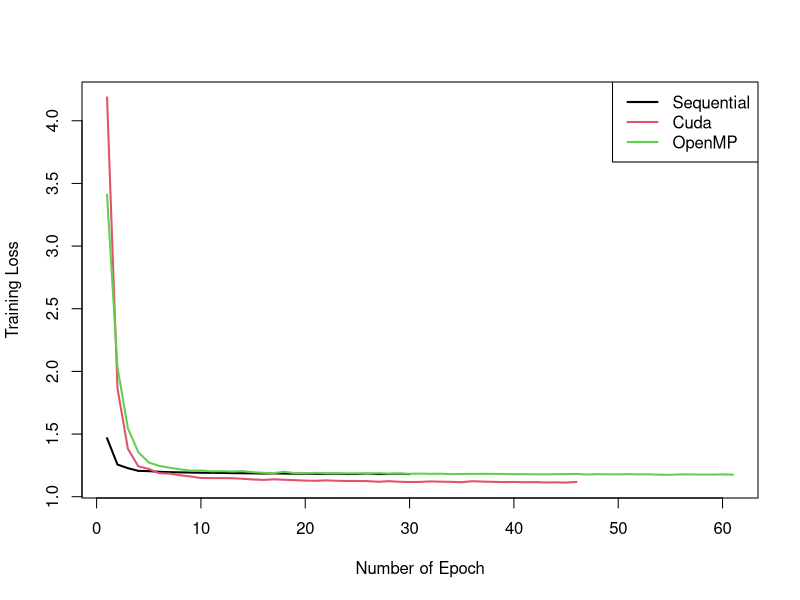
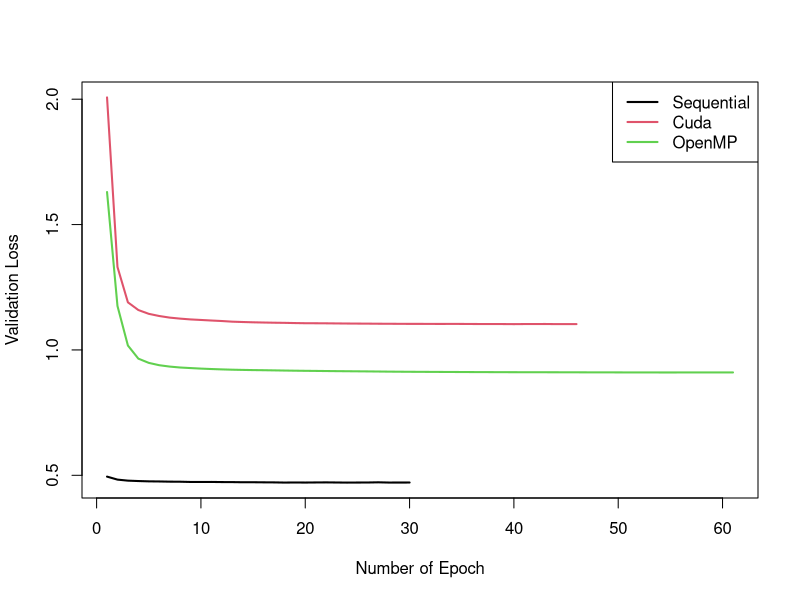
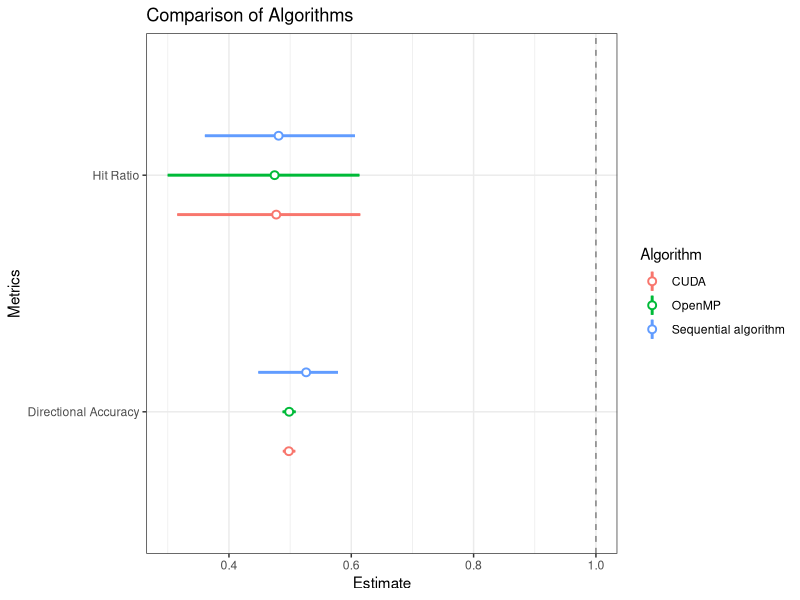
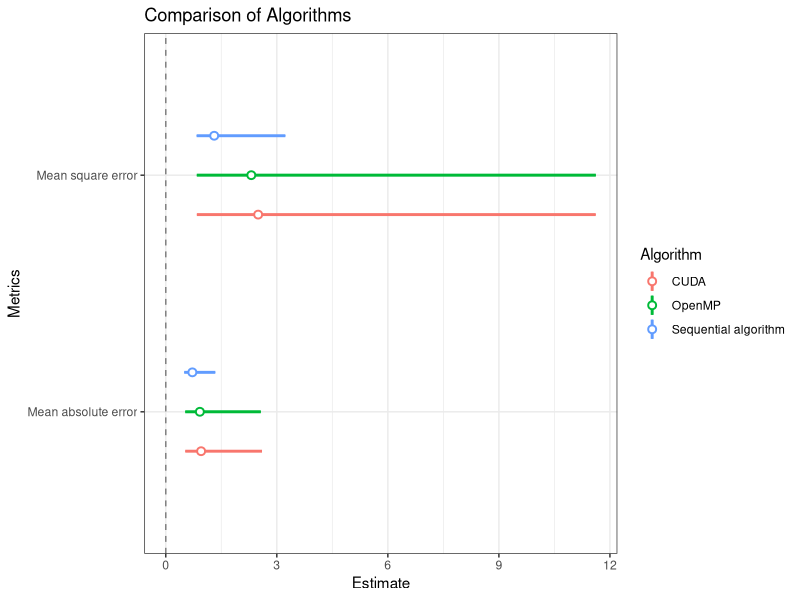
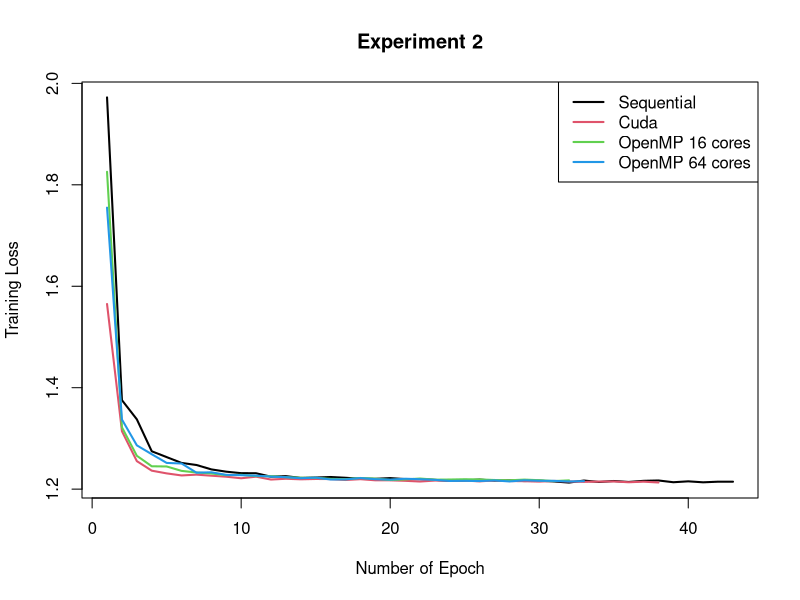
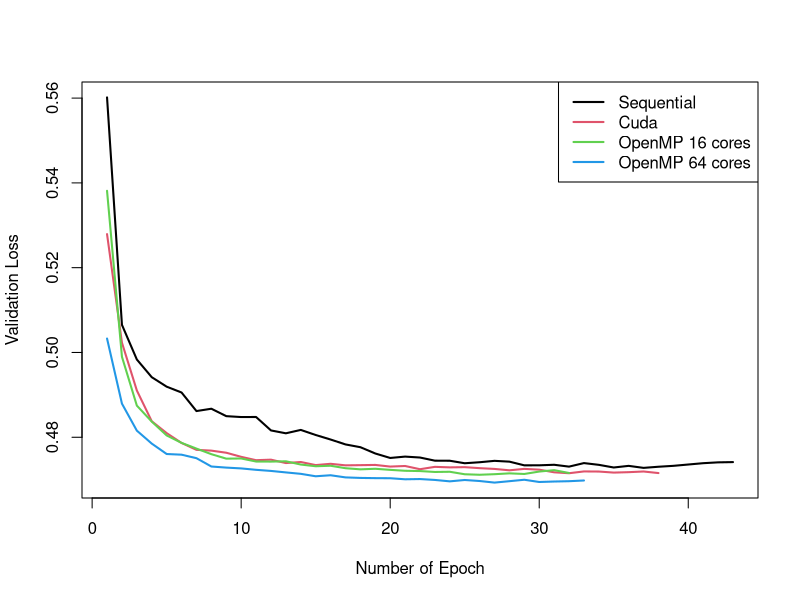
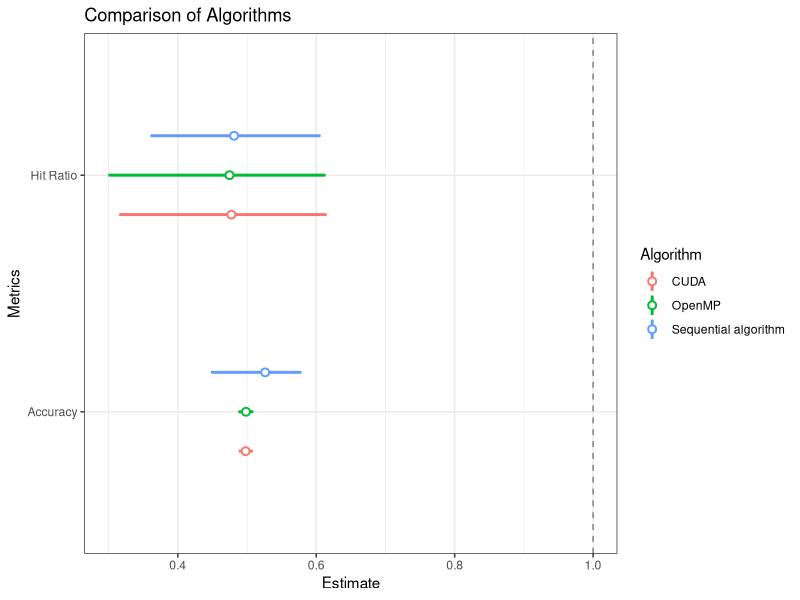
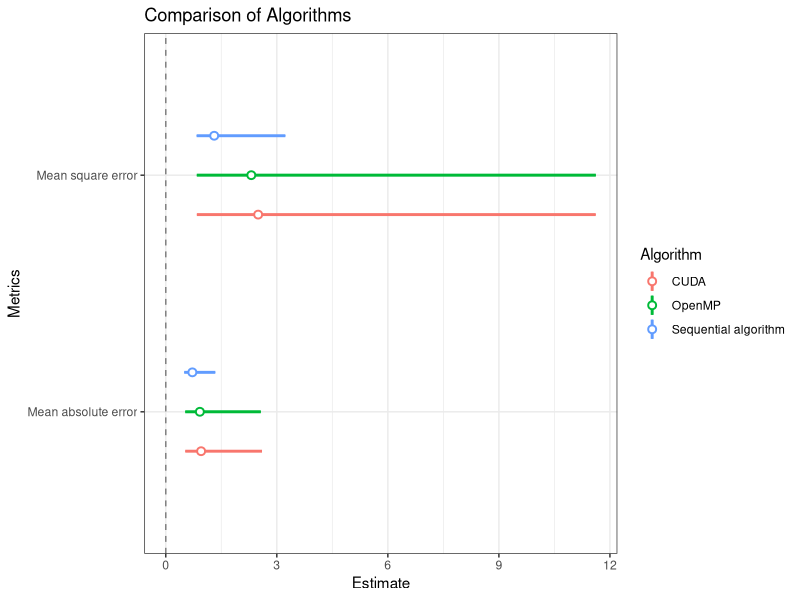

These figures' R source, in order:
library(ggplot2)


#### Experiment 2
# Cuda
cuda_loss = c(4.1864476875070498, 1.865434858882016, 1.3818578036667259, 1.2421049187369453, 1.2219228250183762, 1.1873860242316081, 1.1846561050447364, 1.1710844644701346, 1.1613778645745194, 1.1493520467384983, 1.1486139531994601, 1.1486329878652393, 1.1475968786482387, 1.1430827979061242, 1.1375225084927636, 1.134093707839813, 1.1387619425528999, 1.1353218764150035, 1.1320594642265562, 1.1284367749675048, 1.1269697379726504, 1.1305691111583789, 1.1270616333844874, 1.125361624011326, 1.1253850482175052, 1.1243962485015861, 1.1191883372933205, 1.1238793118627746, 1.1193141058414389, 1.1171560023823144, 1.1182097850154187, 1.121804613509872, 1.1199013876335144, 1.1185683033323097, 1.11573777934897, 1.1236124903395484, 1.1206623345307904, 1.1186482728350902, 1.1164625420447942, 1.1176355209060467, 1.1155702649067138, 1.1163384416640567, 1.1138471192287678, 1.1146196820818564, 1.1126506529201059, 1.1180572273488592)
cuda_valLoss = c(2.0072012491365161, 1.3308836910046791, 1.1898811319972329, 1.1591923007800271, 1.1440527465374983, 1.1353673947055394, 1.1289888098861194, 1.1249343452515015, 1.1217366368113757, 1.119602660290955, 1.1173755876980003, 1.115369172348325, 1.1127866855196047, 1.1114358811086009, 1.1102419876317096, 1.1093661824310079, 1.1086304077492937, 1.1080767201068482, 1.1072314161641927, 1.1065888436355256, 1.1064304149340711, 1.1061709708013765, 1.1057600138026631, 1.1053760534462302, 1.1051187629984096, 1.1049061889609657, 1.1045773320584247, 1.1044010352942952, 1.1041781333938205, 1.1039768766847879, 1.1040470477323618, 1.1038473329880165, 1.1037193452330292, 1.1038674158954653, 1.1037646391479818, 1.1035288130780552, 1.1033619298081767, 1.1033607140430877, 1.1032467167565718, 1.1029506714939465, 1.1032993165730056, 1.103365499138711, 1.1034709673661451, 1.1030613779011762, 1.1030195132630107, 1.1031193078392363)

# OpenMP
mp_loss = c(3.409805499328495, 2.0337079029125276, 1.5451913123595069, 1.3552936724298799, 1.2728972357518087, 1.2456961537900491, 1.2316137226887975, 1.2183489820258353, 1.2080618803071406, 1.209092546010379, 1.2028831474236155, 1.2034926415297875, 1.2009666071696945, 1.2045347089788063, 1.195355041361837, 1.1905411621764821, 1.1889835069183778, 1.1995746627337609, 1.1877190333818461, 1.1885992504764276, 1.1906814916074686, 1.1869440702510763, 1.1869371517079734, 1.1860882184857202, 1.1865020210930235, 1.1835623651467666, 1.188523046122437, 1.1839494765506904, 1.1849036131478115, 1.1829119670917378, 1.1842800715335111, 1.1825723377246693, 1.183171790703385, 1.1805147800533642, 1.1816079980912284, 1.1821375514893055, 1.1822203703123011, 1.1821855230560121, 1.1812465252204321, 1.1794313417936864, 1.1799459516441466, 1.1786493128027495, 1.1781632999183465, 1.1799440962633292, 1.1802756407484949, 1.1817571476610744, 1.1770997101316492, 1.1797952996796546, 1.1784367299708216, 1.1781393873541044, 1.1803253505121054, 1.1778135736274897, 1.17867548796456, 1.1754595773440883, 1.1750561496623744, 1.17803274252265, 1.1777494710417644, 1.1766771836438812, 1.1766679941794698, 1.1781972104356953, 1.175555417132816)
mp_valLoss = c(1.6298283404392615, 1.1753905509254239, 1.0176372539993062, 0.96532787597207692, 0.94844931893250128, 0.93913087762844272, 0.93368505748883213, 0.92997611132527724, 0.92775612275748287, 0.92558836551166634, 0.92390562521728647, 0.92244193338612623, 0.92123467826875582, 0.92038285499990935, 0.91966368708922397, 0.91918197535773694, 0.91854219077522981, 0.91785437923009339, 0.91724137250385784, 0.91675353635977341, 0.91634755355145958, 0.91588754215227552, 0.91546032284122936, 0.91510684419106481, 0.91476105587315215, 0.91440118710415441, 0.91397016953711019, 0.91352496006576867, 0.91319743603700221, 0.91291421910376114, 0.91271834276927122, 0.91251468274683034, 0.91230674486409125, 0.91215694978737261, 0.91195519406364878, 0.91176568359005294, 0.91164710373443814, 0.91148649137410342, 0.91132126241084155, 0.91123368906918234, 0.91115821116821361, 0.91109546341357983, 0.91103248408752879, 0.91096566063555484, 0.91087319096723918, 0.91079049476402485, 0.91066640074153704, 0.91058353788365509, 0.91054786495821471, 0.91045686744989196, 0.91035037323888057, 0.91032888888504815, 0.91033884744569837, 0.91021277530037403, 0.91016925783005453, 0.91026072373272238, 0.91040968139548906, 0.9103988734434032, 0.91033606786155896, 0.91030691268685626, 0.91032514469941084)

# Sequential
seq_loss = c(1.467226750576399, 1.2566617127965094, 1.227592972155267, 1.2063684877415637, 1.2040074260884357, 1.1987919677176107, 1.195884505251702, 1.1942001514571061, 1.1928672649287668, 1.1912332596730071, 1.1906490482401726, 1.1898255327043974, 1.1881590711205123, 1.1873432976330316, 1.1864135233988558, 1.1846658958874683, 1.1859736825636416, 1.1847755152395998, 1.1833160954726913, 1.1839680973678477, 1.1829111040301279, 1.1826227560994866, 1.1832826983235067, 1.1810990721456731, 1.1819049749174324, 1.1832260668327472, 1.1809163726262988, 1.1814110681224557, 1.1826615873223409, 1.1804102148464801)
seq_valLoss = c(0.49481278140265078, 0.4828631561382713, 0.47873092350538515, 0.47714450719708779, 0.47593886872077135, 0.47548079597033238, 0.47470596324081243, 0.47446334693730829, 0.4734875054622848, 0.47340528397491588, 0.47356588049924275, 0.47305363278632251, 0.47291309655212055, 0.47234009637566954, 0.47238303021720107, 0.47201324318371385, 0.47175889297041934, 0.47107977597056239, 0.47140009451055387, 0.47114632521214178, 0.47151265656474695, 0.47179093542625822, 0.47136645322030818, 0.47096903368299836, 0.47119108865358678, 0.47133221030925487, 0.47207262944999778, 0.47115223205233292, 0.47120055307217201, 0.47126707351627534)

n = max(length(cuda_loss), length(mp_loss), length(seq_loss))
epochs = 1:n
cuda_loss = c(cuda_loss, rep(NA,n-length(cuda_loss))); cuda_valLoss = c(cuda_valLoss, rep(NA,n-length(cuda_valLoss)))
mp_loss = c(mp_loss, rep(NA,n-length(mp_loss))); mp_valLoss = c(mp_valLoss, rep(NA,n-length(mp_valLoss)))
seq_loss = c(seq_loss, rep(NA,n-length(seq_loss))); seq_valLoss = c(seq_valLoss, rep(NA,n-length(seq_valLoss)))

### Plot training loss
png("images/ex2_trainingLoss_plot.png")
plot(epochs, seq_loss, type = "l", lwd = 2, ylim = c(min(cuda_loss, seq_loss, mp_loss, na.rm = T), 
                                                     max(cuda_loss, seq_loss, mp_loss, na.rm = T)),
     xlab = "Number of Epoch", ylab = "Training Loss")
lines(epochs, cuda_loss, col = 2, lwd = 2)
lines(epochs, mp_loss, col = 3, lwd = 2)
legend("topright", legend = c("Sequential","Cuda","OpenMP"), col = 1:3, lwd = 2)
dev.off()

### Plot validation loss
png("images/ex2_validationLoss_plot.png")
plot(epochs, seq_valLoss, type = "l", lwd = 2, ylim = c(min(cuda_valLoss, seq_valLoss, mp_valLoss, na.rm = T), 
                                                     max(cuda_valLoss, seq_valLoss, mp_valLoss, na.rm = T)),
     xlab = "Number of Epoch", ylab = "Validation Loss")
lines(epochs, cuda_valLoss, col = 2, lwd = 2)
lines(epochs, mp_valLoss, col = 3, lwd = 2)
legend("topright", legend = c("Sequential","Cuda","OpenMP"), col = 1:3, lwd = 2)
dev.off()

### Plot confidence intervals
xlabs = c("Directional Accuracy", "Hit Ratio")
model1Frame <- data.frame(Metrics = xlabs,
                          Estimate = c(0.526206383587, 0.481200997221),
                          LowBound = c(0.447980097266, 0.360623058689),
                          UpBound = c(0.578286811884,0.606076303744),
                          Algorithm = "Sequential algorithm")
model2Frame <- data.frame(Metrics = xlabs,
                          Estimate = c(0.498477323571, 0.474662530513),
                          LowBound = c(0.487695749441, 0.299806753458),
                          UpBound = c(0.509055318284,0.613303498779),
                          Algorithm = "OpenMP")
model3Frame <- data.frame(Metrics = xlabs,
                          Estimate = c(0.497902989628, 0.477295362083),
                          LowBound = c(0.488097417124, 0.315439381611),
                          UpBound = c(0.508445190157,0.614732506103),
                          Algorithm = "CUDA")
# Combine these data.frames
allModelFrame <- data.frame(rbind(model1Frame, model2Frame, model3Frame))  # etc.

# Plot
png("images/ex2_accuracyAndHitRatio.png")
zp1 <- ggplot(allModelFrame, aes(colour = Algorithm))
zp1 <- zp1 + geom_hline(yintercept = 1, colour = gray(1/2), lty = 2)
zp1 <- zp1 + geom_linerange(aes(x = Metrics, ymin = LowBound, ymax = UpBound),
                            lwd = 1, position = position_dodge(width = 1/2))
zp1 <- zp1 + geom_pointrange(aes(x = Metrics, y = Estimate, ymin = LowBound,
                                 ymax = UpBound),
                             lwd = 1/2, position = position_dodge(width = 1/2),
                             shape = 21, fill = "WHITE")
zp1 <- zp1 + coord_flip() + theme_bw()
zp1 <- zp1 + ggtitle("Comparison of Algorithms")
print(zp1)
dev.off()

# MSE and MAE
xlabs = c("Mean square error", "Mean absolute error")
model1Frame <- data.frame(Metrics = xlabs,
                          Estimate = c(1.3087405831, 0.718717655156),
                          LowBound = c(0.834318048764, 0.498239329293),
                          UpBound = c(3.23088638137,1.33780171462),
                          Algorithm = "Sequential algorithm")
model2Frame <- data.frame(Metrics = xlabs,
                          Estimate = c(2.31100024114, 0.921309528683),
                          LowBound = c(0.838316850733, 0.525500713845),
                          UpBound = c(11.6191188956,2.56798020843),
                          Algorithm = "OpenMP")
model3Frame <- data.frame(Metrics = xlabs,
                          Estimate = c(2.49617803848, 0.954769175157),
                          LowBound = c(0.840065719306, 0.526726699958),
                          UpBound = c(11.616296602,2.60011201977),
                          Algorithm = "CUDA")

allModelFrame <- data.frame(rbind(model1Frame, model2Frame, model3Frame))
png("images/ex2_MSEandMAE.png")
zp1 <- ggplot(allModelFrame, aes(colour = Algorithm))
zp1 <- zp1 + geom_hline(yintercept = 0, colour = gray(1/2), lty = 2)
zp1 <- zp1 + geom_linerange(aes(x = Metrics, ymin = LowBound, ymax = UpBound),
                            lwd = 1, position = position_dodge(width = 1/2))
zp1 <- zp1 + geom_pointrange(aes(x = Metrics, y = Estimate, ymin = LowBound,
                                 ymax = UpBound),
                             lwd = 1/2, position = position_dodge(width = 1/2),
                             shape = 21, fill = "WHITE")
zp1 <- zp1 + coord_flip() + theme_bw()
zp1 <- zp1 + ggtitle("Comparison of Algorithms")
print(zp1)
dev.off()

#### Experiment 4 Hessian-Free
# Cuda
cuda_loss = c(1.565016429669537, 1.3142119318509204, 1.2551753065905067, 1.2363958944996583, 1.2310365140047326, 1.2269748800435456, 1.2285545747348772, 1.2264781225384707, 1.2244665228628537, 1.2214250217058205, 1.2245545345452353, 1.2188701528651695, 1.2204451327851522, 1.2193338418194866, 1.2200314313782767, 1.2198468162222329, 1.21799619414597, 1.2196180421064133, 1.2174114943269241, 1.2173559003032828, 1.2164036436907666, 1.2149890678554578, 1.2168772177983904, 1.2166541055615452, 1.2168817204148785, 1.2153135794435574, 1.2172052857002038, 1.2159806417304881, 1.2156058380507047, 1.2148386708696708, 1.2161772875908676, 1.2151173406926352, 1.2143086288092924, 1.2148957654958379, 1.2151109878688886, 1.2135543054523235, 1.2146850180860977, 1.2130851431216265)
cuda_valLoss = c(0.52792000928096283, 0.50230332247836251, 0.49103443909711275, 0.48377753305269533, 0.4809806459760903, 0.4786507877502249, 0.47703165280365034, 0.47684796860429007, 0.47635053110077208, 0.47538334449137698, 0.47459120153934198, 0.47471490118485871, 0.47391448412480047, 0.47416459975714548, 0.47343613178818844, 0.473739285733279, 0.47337722522947234, 0.47342088158193496, 0.47347601625187086, 0.4730867660303027, 0.47322335275542582, 0.47246396795344542, 0.4730221190217746, 0.47290043518333913, 0.47294925593053372, 0.47271207399860682, 0.4725320589500977, 0.47220698851394471, 0.47254267545448292, 0.47235912153599219, 0.47173560271835741, 0.47151723020725211, 0.47194094529927211, 0.47191520277952498, 0.47166792566157045, 0.47176682953938143, 0.4719264926690187, 0.47155476320050538)

# OpenMP
mp16_loss = c(1.8256682226299268, 1.3218321030761921, 1.2657124283856664, 1.2450576970445988, 1.2446758356245708, 1.2359806746911757, 1.2327995006365047, 1.2308067089864558, 1.2274803584986917, 1.2281529920757266, 1.2256931520578924, 1.2254862473081536, 1.2234877650765004, 1.222465954715265, 1.22230380294795, 1.2202177972831092, 1.2196661715249548, 1.2219613972745367, 1.2206135170281565, 1.2180570547459779, 1.2191092211833121, 1.2208922621823304, 1.2186795921470781, 1.2189334816751773, 1.2194885603749495, 1.219105385616758, 1.21799163022785, 1.2173678800005683, 1.2187822072181209, 1.2176109915215927, 1.2158759172688585, 1.2172815214374351)
mp16_valLoss = c(0.53813304876600732, 0.49898632739075977, 0.48746870228432398, 0.48369317051175748, 0.48043168304840395, 0.47867560325757935, 0.4773257697572923, 0.47601104339683797, 0.47495464371299967, 0.47499653187282698, 0.47427813555822246, 0.47425931646245578, 0.47433484609522814, 0.47356637196858808, 0.47316551205248103, 0.47328172815031988, 0.47270214774044922, 0.47243443935932933, 0.47256570443024826, 0.47231214165923041, 0.47209625607184513, 0.47202766075193392, 0.47181600440661742, 0.47186066942183785, 0.47127355613140748, 0.4711564504907807, 0.47128856457771395, 0.47148704467096819, 0.47134156518943565, 0.47191179728006183, 0.47224349589400133, 0.47157388862622596)

mp64_loss = c(1.7550187717005425, 1.3372043929308384, 1.2863338827611859, 1.2687803906313047, 1.2516866095878798, 1.2505389827225866, 1.2324491081903677, 1.2331882422373137, 1.228118859881417, 1.2274813576059831, 1.226629631155399, 1.224632855637138, 1.2235712644111061, 1.2215129537049105, 1.2226333456524003, 1.2190010034634249, 1.2191487406390069, 1.2218399531949633, 1.2195936353029995, 1.2186986259135537, 1.2204855282749552, 1.2195856653854589, 1.218305425435289, 1.2161347397549827, 1.2164286388706929, 1.2159162988092647, 1.2171638241411322, 1.2151692403010967, 1.2174206298016363, 1.2164489898676445, 1.2162925097339354, 1.2151036434788884, 1.2157393443932973)
mp64_valLoss = c(0.50328868306403374, 0.48792955745233596, 0.48155884748501998, 0.4785042224337332, 0.47604977092709788, 0.47589097194504032, 0.47506386807354473, 0.47310093438038264, 0.47284475364555789, 0.47265371114094751, 0.47232114179007212, 0.47205939547306397, 0.47170986707622548, 0.47137489731585763, 0.47079992875295423, 0.47103924523029361, 0.47053394758297762, 0.47040960987016489, 0.47035830605217632, 0.47033661471978089, 0.47008837407798554, 0.47014465067969802, 0.46993221262074419, 0.46960238212379918, 0.46992023989855614, 0.46968216603656987, 0.46930815581851204, 0.4696393504015115, 0.46997840815299813, 0.46945107398927316, 0.46956127204392228, 0.46963667937369624, 0.46980342420584237)

# Sequential
seq_loss = c(1.9723429999831854, 1.3754175297541293, 1.3376061790873732, 1.2746191690035786, 1.2631476142623377, 1.2516381835924102, 1.24757458260081, 1.2388902119197949, 1.2344052253502342, 1.2314713024879129, 1.2312916304809511, 1.2245766827246856, 1.2256223406843572, 1.2220312692692488, 1.2227997502066035, 1.2239135339672698, 1.2224045311113421, 1.2205263670092839, 1.2203179959398138, 1.2217431497173559, 1.2197952987038321, 1.2196300642984097, 1.218200763487135, 1.2163162712640643, 1.2170532377295966, 1.218823976043516, 1.2166619603661122, 1.2171644744404224, 1.2159686780510564, 1.2165754117059069, 1.2151360172016969, 1.2128855662690399, 1.2169340714929759, 1.2140697671460263, 1.2160363069108724, 1.2141288989555696, 1.2163547446154634, 1.2170676779283789, 1.213590940320088, 1.2153712956613101, 1.2134358402317689, 1.2146660656217498, 1.2146773641786273)
seq_valLoss = c(0.56016299845728823, 0.50651573853875675, 0.49834189507708093, 0.49416927543146705, 0.49193217166315739, 0.49055695679911915, 0.48617929606304189, 0.48673111426473825, 0.48497859074499244, 0.48476902577526426, 0.48478194666236862, 0.48161094287429029, 0.4809356811512524, 0.48173419491048325, 0.48053195948139882, 0.47946715710980148, 0.47831131963166007, 0.4776552447294411, 0.47617238303652154, 0.47511809212124873, 0.47543930618032659, 0.47521927899783611, 0.47448014539867128, 0.47446282195278394, 0.4738721411857153, 0.47410916932133756, 0.47443809123822334, 0.47424937389127714, 0.47337661880164206, 0.47338586988829762, 0.47351091392893985, 0.47307537973239711, 0.47390855209646021, 0.47349646740896434, 0.4728694430051078, 0.47325409474112051, 0.47278013981117001, 0.47304726044039225, 0.47325925374419203, 0.47357266111323881, 0.4738842572091459, 0.47408273826055669, 0.47414244337372929)

n = max(length(cuda_loss), length(mp16_loss), length(mp16_loss), length(seq_loss))
epochs = 1:n
cuda_loss = c(cuda_loss, rep(NA,n-length(cuda_loss))); cuda_valLoss = c(cuda_valLoss, rep(NA,n-length(cuda_valLoss)))
mp16_loss = c(mp16_loss, rep(NA,n-length(mp16_loss))); mp16_valLoss = c(mp16_valLoss, rep(NA,n-length(mp16_valLoss)))
mp64_loss = c(mp64_loss, rep(NA,n-length(mp64_loss))); mp64_valLoss = c(mp64_valLoss, rep(NA,n-length(mp64_valLoss)))
seq_loss = c(seq_loss, rep(NA,n-length(seq_loss))); seq_valLoss = c(seq_valLoss, rep(NA,n-length(seq_valLoss)))

### Plot training loss
png("images/ex4_trainingLoss_plot.png")
plot(epochs, seq_loss, type = "l", lwd = 2, ylim = c(min(cuda_loss, seq_loss, mp16_loss, mp64_loss, na.rm = T), 
                                                     max(cuda_loss, seq_loss, mp16_loss, mp64_loss, na.rm = T)),
     xlab = "Number of Epoch", ylab = "Training Loss", main = "Experiment 2")
lines(epochs, cuda_loss, col = 2, lwd = 2)
lines(epochs, mp16_loss, col = 3, lwd = 2)
lines(epochs, mp64_loss, col = 4, lwd = 2)
legend("topright", legend = c("Sequential","Cuda","OpenMP 16 cores", "OpenMP 64 cores"), col = 1:4, lwd = 2)
dev.off()

### Plot validation loss
png("images/ex4_validationLoss_plot.png")
plot(epochs, seq_valLoss, type = "l", lwd = 2, ylim = c(min(cuda_valLoss, seq_valLoss, mp16_valLoss, mp64_valLoss, na.rm = T), 
                                                        max(cuda_valLoss, seq_valLoss, mp16_valLoss, mp64_valLoss, na.rm = T)),
     xlab = "Number of Epoch", ylab = "Validation Loss")
lines(epochs, cuda_valLoss, col = 2, lwd = 2)
lines(epochs, mp16_valLoss, col = 3, lwd = 2)
lines(epochs, mp64_valLoss, col = 4, lwd = 2)
legend("topright", legend = c("Sequential","Cuda","OpenMP 16 cores", "OpenMP 64 cores"), col = 1:4, lwd = 2)
dev.off()

### Plot confidence intervals
xlabs = c("Accuracy", "Hit Ratio")
model1Frame <- data.frame(Metrics = xlabs,
                          Estimate = c(0.526206383587, 0.481200997221),
                          LowBound = c(0.447980097266, 0.360623058689),
                          UpBound = c(0.578286811884,0.606076303744),
                          Algorithm = "Sequential algorithm")
model2Frame <- data.frame(Metrics = xlabs,
                          Estimate = c(0.498477323571, 0.474662530513),
                          LowBound = c(0.487695749441, 0.299806753458),
                          UpBound = c(0.509055318284,0.613303498779),
                          Algorithm = "OpenMP")
model3Frame <- data.frame(Metrics = xlabs,
                          Estimate = c(0.497902989628, 0.477295362083),
                          LowBound = c(0.488097417124, 0.315439381611),
                          UpBound = c(0.508445190157,0.614732506103),
                          Algorithm = "CUDA")
# Combine these data.frames
allModelFrame <- data.frame(rbind(model1Frame, model2Frame, model3Frame))  # etc.

# Plot
png("images/ex2_accuracyAndHitRatio.png")
zp1 <- ggplot(allModelFrame, aes(colour = Algorithm))
zp1 <- zp1 + geom_hline(yintercept = 1, colour = gray(1/2), lty = 2)
zp1 <- zp1 + geom_linerange(aes(x = Metrics, ymin = LowBound, ymax = UpBound),
                            lwd = 1, position = position_dodge(width = 1/2))
zp1 <- zp1 + geom_pointrange(aes(x = Metrics, y = Estimate, ymin = LowBound,
                                 ymax = UpBound),
                             lwd = 1/2, position = position_dodge(width = 1/2),
                             shape = 21, fill = "WHITE")
zp1 <- zp1 + coord_flip() + theme_bw()
zp1 <- zp1 + ggtitle("Comparison of Algorithms")
print(zp1)
dev.off()

# MSE and MAE
xlabs = c("Mean square error", "Mean absolute error")
model1Frame <- data.frame(Metrics = xlabs,
                          Estimate = c(1.3087405831, 0.718717655156),
                          LowBound = c(0.834318048764, 0.498239329293),
                          UpBound = c(3.23088638137,1.33780171462),
                          Algorithm = "Sequential algorithm")
model2Frame <- data.frame(Metrics = xlabs,
                          Estimate = c(2.31100024114, 0.921309528683),
                          LowBound = c(0.838316850733, 0.525500713845),
                          UpBound = c(11.6191188956,2.56798020843),
                          Algorithm = "OpenMP")
model3Frame <- data.frame(Metrics = xlabs,
                          Estimate = c(2.49617803848, 0.954769175157),
                          LowBound = c(0.840065719306, 0.526726699958),
                          UpBound = c(11.616296602,2.60011201977),
                          Algorithm = "CUDA")

allModelFrame <- data.frame(rbind(model1Frame, model2Frame, model3Frame))
png("images/ex2_MSEandMAE.png")
zp1 <- ggplot(allModelFrame, aes(colour = Algorithm))
zp1 <- zp1 + geom_hline(yintercept = 0, colour = gray(1/2), lty = 2)
zp1 <- zp1 + geom_linerange(aes(x = Metrics, ymin = LowBound, ymax = UpBound),
                            lwd = 1, position = position_dodge(width = 1/2))
zp1 <- zp1 + geom_pointrange(aes(x = Metrics, y = Estimate, ymin = LowBound,
                                 ymax = UpBound),
                             lwd = 1/2, position = position_dodge(width = 1/2),
                             shape = 21, fill = "WHITE")
zp1 <- zp1 + coord_flip() + theme_bw()
zp1 <- zp1 + ggtitle("Comparison of Algorithms")
print(zp1)
dev.off()
